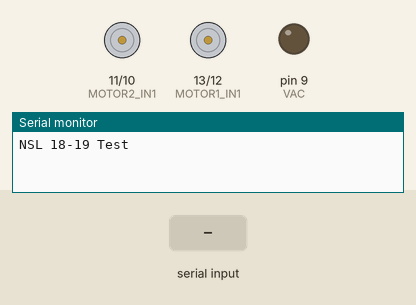
Recording of a sketch running on a simulated Arduino Uno, built with avr-gcc and run on an emulated ATmega328P. On the bench: motor-driver pin pairs drawn as motors (green arrow = first pin HIGH = forward, orange = second pin HIGH = backward, longer = more drive), output pins drawn as LEDs (lit = HIGH), the last lines printed to the serial monitor. Inputs (shaded band) come from the test bench.

Above: at 1.2 s.
1.3 s: "w" received over Serial
At 2.5 s:
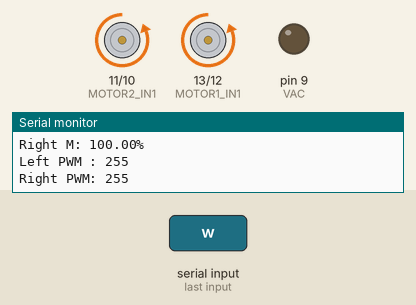
2.8 s: "2" received over Serial
At 3.9 s:
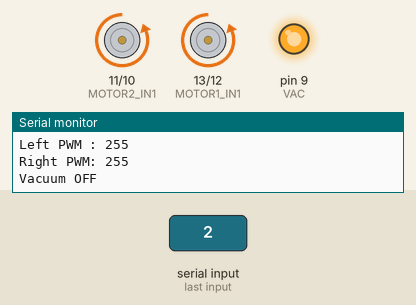
4.3 s: byte 32 (' ') received over Serial
At 4.8 s:
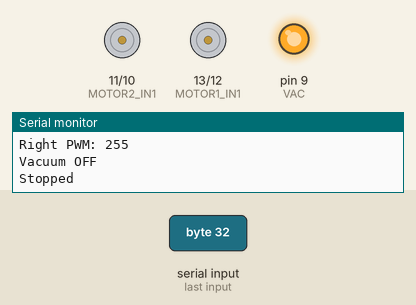
5.8 s: "a" received over Serial
At 6.1 s:
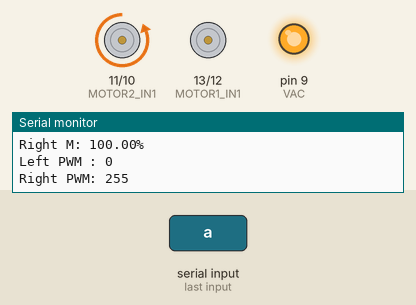
7.3 s: "1" received over Serial
At 8.5 s:
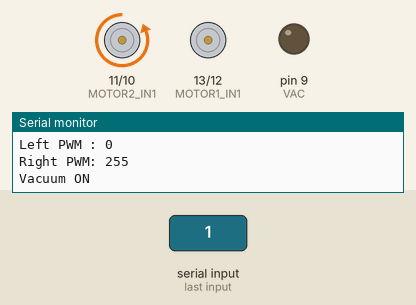
8.8 s: "s" received over Serial
At 9.7 s:
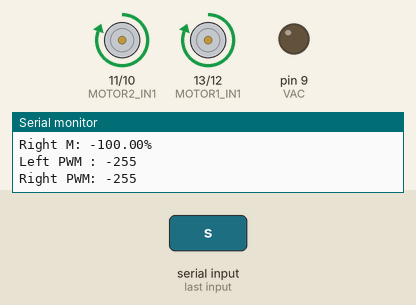
Timing chart, 0 to 11.3 s (numbered marks = the images above; inputs shaded):
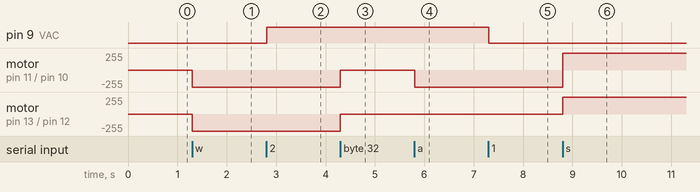

The sketch:

NSL_18-19_Rover.ino
```cpp
#include <Arduino.h>
#include "motor_driver.h"
#include "xbee.h"

const byte VAC = 9;

motor_driver motor;
xbee xb;

/**
 * @brief Automatically runs when Arduino initializes.
 */
void setup() {
  Serial.begin(9600);
  Serial.println("NSL 18-19 Test\n");

  pinMode(VAC, OUTPUT);
}

/**
 * @brief Menu for ease of changing functionality.
 *
 * @param c Character corresponding to input key.
 */
void menu(char c) {
  switch (c) {
    case 'w':
      motor.setSpeedPercent(100, 100);
      break;
    case 'a':
      motor.setSpeedPercent(0, 100);
      break;
    case 's':
      motor.setSpeedPercent(-100, -100);
      break;
    case 'd':
      motor.setSpeedPercent(100, 0);
      break;
    case ' ':
      motor.stop();
      break;
    case '1':
      Serial.print("Vacuum ON\n");
      digitalWrite(VAC, LOW);
      break;
    case '2':
      Serial.print("Vacuum OFF\n");
      digitalWrite(VAC, HIGH);
      break;
    case 'q': //Case used for rover deployment, countdowns in 30min intervals
      Serial.print("Rover Deploy In 2MIN\n");
      delay(30000);
      Serial.print("1MIN 30SEC LEFT\n");
      delay(30000);
      Serial.print("1MIN LEFT\n");
      delay(30000);
      Serial.print("30SEC LEFT\n");
      delay(30000);
      Serial.print("Forward!\n");
      motor.setSpeedPercent(100, 100);
      break;
  }
}

/**
 * @brief Automatically loops while Arduino is running.
 *
 */
void loop() {
  menu(xb.readInput());
  delay(10);
}
```

xbee.cpp
```cpp
#include "xbee.h"
#include <Arduino.h>

char xbee::readInput(){
    if (Serial.available() > 0) {
        c = Serial.read();
        return c;
    }else{
      return '0';
    }
}
```

xbee.h
```cpp
#ifndef XBEE_h
#define XBEE_h

class xbee{
    private:
    char c;
    public:
        char readInput();
};

#endif /*XBEE_h */
```

motor_driver.cpp
```cpp
/**
 * @file motor_driver.cpp
 * @brief Methods for interacting with PWM motor driver.
 */

#include "motor_driver.h"
#include <Arduino.h>

const byte MOTOR1_IN1 = 13; //MOTOR 1 as LEFT
const byte MOTOR1_IN2 = 12;
const byte MOTOR2_IN1 = 11; //MOTOR 2 as RIGHT
const byte MOTOR2_IN2 = 10;

/**
 * @brief Set PWM output. Allows for separate positive and negative outputs.
 *
 * If the PWM value is in the range (0, inf], will set the pinIfPositive pin to
 * the value (truncating values greater than 255 to 255). If the PWM value is
 * in the range (-inf, 0), will set the negative pin, again truncating. The
 * other pin will always be set to 0.
 *
 * @param pwmValue Value to use, on the range [-255, 255]. Other values will be
 *   truncated to that range.
 * @param pinIfPositive Pin to set if the value is positive.
 * @param pinIfNegative Pin to set if the value is negative.
 *
 * @returns The input value, unless the input value falls outside the range
 *   [-255, 255], in which case it returns the truncated value.
 */
int motor_driver::setPWM(int pwmValue, int pinIfPositive, int pinIfNegative) {
  int positiveOutput = 0, negativeOutput = 0;

  // By changing the pwmValue here instead of the output variables, we can
  // return the truncated value for output use.
  if (pwmValue > 255) {
    pwmValue = 255;
  } else if (pwmValue < -255) {
    pwmValue = -255;
  }

  if (pwmValue > 0) {
    positiveOutput = pwmValue;
  } if (pwmValue < 0) {
    negativeOutput = -pwmValue;
  }

  analogWrite(pinIfPositive, positiveOutput);
  analogWrite(pinIfNegative, negativeOutput);

  return pwmValue;
}

/**
 * @brief Convert a percentage between -100 and 100 to the equivalent PWM value.
 *
 * Matches the range `[-100, 100]` to the range `[-255, 255]`. Does not
 * truncate values outside the allowable range (ie, 110 input will output 280).
 * Output values are rounded to the nearest whole integer.
 *
 * @param percent
 * @return int
 */
int motor_driver::convertPercent(double percent) {
  if (percent > 100) {
    percent = 100;
  }
  if (percent < -100) {
    percent = -100;
  }

  // Float * int is float, which must be rounded because PWM needs int.
  return round(percent / 100.0 * 255);
}

/**
 * @brief Set the motor speeds as a percentage of the maximum speed.
 *
 * Values outside of the typical percent range will be truncated to that range.
 *
 * @param leftPercent Perent in range `[-100, 100]` to set the left motor.
 * @param rightPercent Perent in range `[-100, 100]` to set the right motor.
 */
void motor_driver::setSpeedPercent(double leftPercent, double rightPercent) {
  int leftSpeed = convertPercent(leftPercent);
  int rightSpeed = convertPercent(rightPercent);

  Serial.print("Left M: ");
  Serial.print(leftPercent);
  Serial.println("%");
  Serial.print("Right M: ");
  Serial.print(rightPercent);
  Serial.println("%");

  setSpeedPWM(leftSpeed, rightSpeed);
}

/**
 * @brief Set the motor speeds as a PWM value.
 *
 * Values should be on range [-255, 255]. Values greater than 255 or less than
 * -255 will be truncated to the range.
 *
 * @param leftPWM Value to set the left motor.
 * @param rightPWM Value to set the right motor.
 */
void motor_driver::setSpeedPWM(int leftPWM, int rightPWM) {
  int truncatedLeftPWM = setPWM(leftPWM, MOTOR1_IN2, MOTOR1_IN1);
  int truncatedRightPWM = setPWM(rightPWM, MOTOR2_IN2, MOTOR2_IN1);

  Serial.print("Left PWM : ");
  Serial.println(truncatedLeftPWM);
  Serial.print("Right PWM: ");
  Serial.println(truncatedRightPWM);
}

/**
 * @brief Stop both motors.
 */
void motor_driver::stop() {
  setPWM(0, MOTOR1_IN2, MOTOR1_IN1);
  setPWM(0, MOTOR2_IN2, MOTOR2_IN1);

  Serial.println("Stopped");
}

/**
 * @brief Constructor to set pins as outputs.
 */
motor_driver::motor_driver() {
  pinMode(MOTOR1_IN1, OUTPUT);
  pinMode(MOTOR1_IN2, OUTPUT);
  pinMode(MOTOR2_IN1, OUTPUT);
  pinMode(MOTOR2_IN2, OUTPUT);
}

motor_driver::~motor_driver() {
  // Empty
}
```

motor_driver.h
```cpp
#ifndef MOTORDRIVER_h
#define MOTORDRIVER_h

class motor_driver{
    public:
        int setPWM(int pwmValue, int pinIfPositive, int pinIfNegative);
        int convertPercent(double percent);
        void setSpeedPercent(double leftPercent, double rightPercent);
        void setSpeedPWM(int leftPWM, int rightPWM);
        void stop();

    motor_driver();
    ~motor_driver();
};

#endif /*MOTORDRIVER_h*/
```

Measured:
- after the input at 1.3 s, motor on pin 11 (MOTOR2_IN1) / pin 10 (MOTOR2_IN2), motor on pin 13 (MOTOR1_IN1) / pin 12 (MOTOR1_IN2): stopped → backward 255/255 at once
- after the input at 2.8 s, pin 9 (VAC): LOW → HIGH at once
- after the input at 4.3 s, motor on pin 11 (MOTOR2_IN1) / pin 10 (MOTOR2_IN2), motor on pin 13 (MOTOR1_IN1) / pin 12 (MOTOR1_IN2): backward 255/255 → stopped at once
- after the input at 5.8 s, motor on pin 11 (MOTOR2_IN1) / pin 10 (MOTOR2_IN2): stopped → backward 255/255 at once
- after the input at 7.3 s, pin 9 (VAC): HIGH → LOW at once
- after the input at 8.8 s, motor on pin 11 (MOTOR2_IN1) / pin 10 (MOTOR2_IN2): backward 255/255 → forward 255/255 at once; motor on pin 13 (MOTOR1_IN1) / pin 12 (MOTOR1_IN2): stopped → forward 255/255 at once
